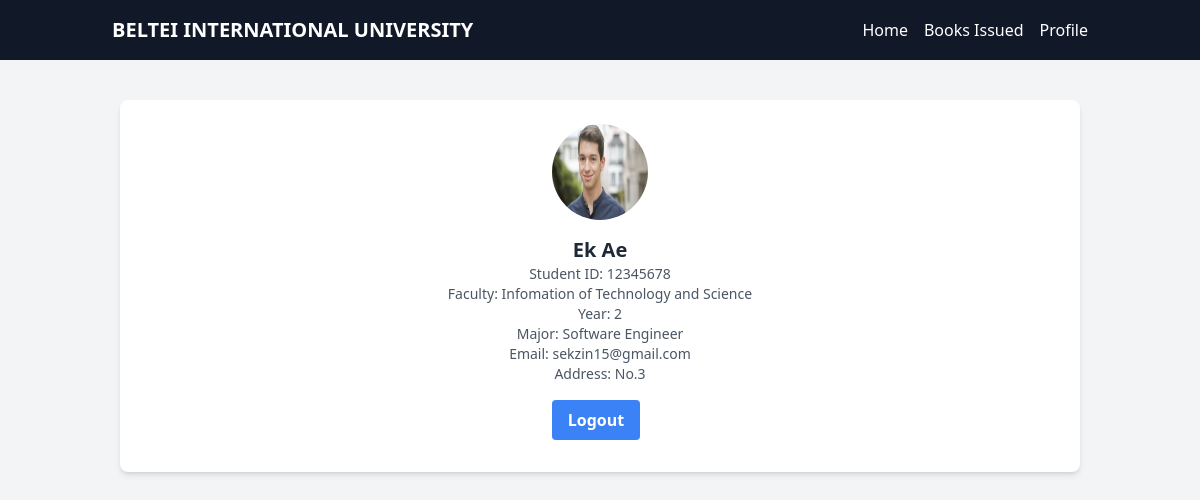
The app's page /student/profile.php (signed in) with its own data.
### tables this page shows
CREATE TABLE IF NOT EXISTS `students` (
  `id` int(11) NOT NULL AUTO_INCREMENT,
  `first_name` varchar(100) NOT NULL,
  `last_name` varchar(100) NOT NULL,
  `student_id` varchar(100) NOT NULL,
  `faculty_id` int(11) NOT NULL,
  `year` int(10) NOT NULL,
  `major` varchar(100) NOT NULL,
  `email` varchar(100) NOT NULL,
  `address` varchar(100) NOT NULL,
  `profile_pic` varchar(255) NOT NULL,
  `password` varchar(255) NOT NULL,
  PRIMARY KEY (`id`),
  KEY `foreign_key_name` (`faculty_id`)
);

CREATE TABLE IF NOT EXISTS `branches` (
  `branch_id` int(11) NOT NULL AUTO_INCREMENT,
  `branch_name` varchar(100) NOT NULL,
  `branch_image` varchar(255) NOT NULL,
  PRIMARY KEY (`branch_id`)
);

### student/profile.php (the view, shortened to what this page needs)
<?php
require_once("../config/db.php");
$id = $_SESSION["student"]["id"];
$sql = "SELECT b.branch_name, s.id, s.first_name, s.last_name, s.student_id, s.faculty_id, s.year, s.major, s.password, s.email, s.address, s.profile_pic
FROM branches b
INNER JOIN students s ON b.branch_id = s.faculty_id
WHERE s.id = :id;
";
$statement = $pdo->prepare($sql);
$statement->execute([
  ":id" => $id,
]);
$table = "";
$row = $statement -> fetch(PDO::FETCH_ASSOC);
$table .= "
  <div class='bg-white shadow-md rounded-lg px-8 pt-6 pb-8 mb-4 flex flex-col my-2'>
      <div class='mb-4'>
        <img class='h-24 w-24  rounded-full mx-auto' src='../uploads/students/images/". $row["profile_pic"] ."' alt='User Profile Picture'>
      </div>
      <div class='mb-4 flex flex-col justify-start'>
        <h2 class='text-xl font-bold text-gray-800 text-center'>". $row["first_name"] ." ". $row["last_name"] ."</h2>
        <p class='text-sm text-gray-600 text-center'>Student ID: ". $row["student_id"] ."</p>
        <p class='text-sm text-gray-600 text-center'>Faculty: ". $row["branch_name"] ."</p>
        <p class='text-sm text-gray-600 text-center'>Year: ". $row["year"] ."</p>
        <p class='text-sm text-gray-600 text-center'>Major: ". $row["major"] ."</p>
        <p class='text-sm text-gray-600 text-center'>Email: ". $row["email"] ."</p>
        <p class='text-sm text-gray-600 text-center'>Address: ". $row["address"] ."</p>
      </div>
      <div class='flex justify-center'>
        <button class='bg-blue-500 hover:bg-blue-700 text-white font-bold py-2 px-4 rounded mr-2 ' id='logout-button' >Logout</button>
      </div>
    </div>
";
?>
<!DOCTYPE html>
<html lang="en">
<head>
  <script src="https://cdn.tailwindcss.com"></script>
</head>
<body class="bg-gray-100">
  <nav class="bg-gray-900 text-white py-4">
    <div class="container mx-auto flex justify-between items-center px-6">
      <a class="font-bold text-xl" href="#">BELTEI INTERNATIONAL UNIVERSITY</a>
      <div class="flex space-x-4">
        <a class="hover:text-gray-400" href="./index.php">Home</a>
        <a class="hover:text-gray-400" href="./issued-book.php">Books Issued</a>
        <a class="hover:text-gray-400" href="./profile.php">Profile</a>
      </div>
    </div>
  </nav>
  <div class="container mx-auto p-8">
    <?php echo $table ?>
  </div>
</body>
</html>

### records on screen
students: profile_pic (picture), first_name "Ek", last_name "Ae", student "12345678", faculty.branch_name "Infomation of Technology and Science", year "2", major "Software Engineer", email "sekzin15@gmail.com", address "No.3"
